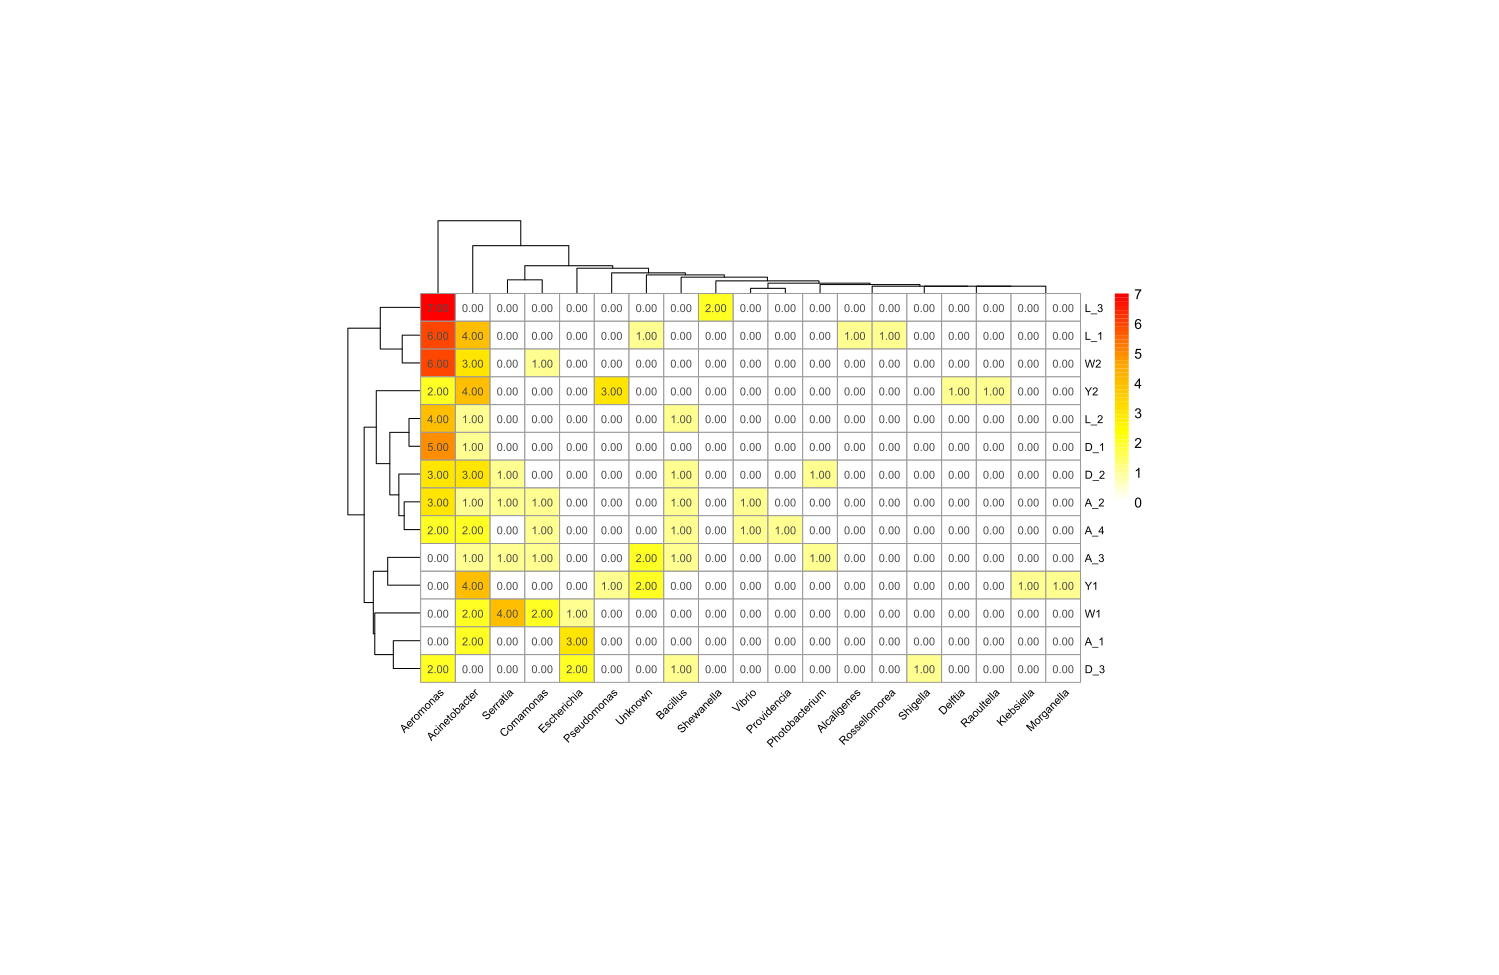

The R source for this figure:

library(openxlsx)
library(pheatmap)
library(RColorBrewer)

# 读取 Excel 文件
data <- read.xlsx("热图数据(1).xlsx", sheet = 1, rowNames = TRUE)

# 查看数据
print(head(data))

# 将数据转换为数值矩阵（确保都是数字）
mat <- as.matrix(data)

# 自定义颜色梯度（从浅到深，表示低到高）
my_colors <- colorRampPalette(c("white", "yellow", "orange", "red"))(50)

# 绘制热图
pheatmap(
  mat,
  color = my_colors,
  cluster_rows = TRUE,   # 是否对行进行聚类
  cluster_cols = TRUE,   # 是否对列进行聚类
  display_numbers = TRUE, # 在热图中显示数值
  fontsize_number = 8,   # 数值字体大小
  fontsize_row = 8,     # 行名字体大小
  fontsize_col = 8,     # 列名字体大小
  angle_col = 45,        # 列名倾斜角度
  border_color = "grey60",
  cellwidth = 25,        # 单元格宽度
  cellheight = 20        # 单元格高度
)
